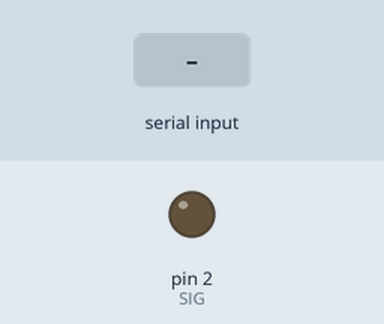
Bench run of a sketch on a simulated Arduino Uno, built with avr-gcc and run on an emulated ATmega328P. On the bench: output pins drawn as LEDs (lit = HIGH). Inputs (shaded band) come from the test bench. What the sketch prints to the serial monitor is not drawn.

Above: at 1.2 s.
1.3 s: "ON" received over Serial
At 1.9 s:
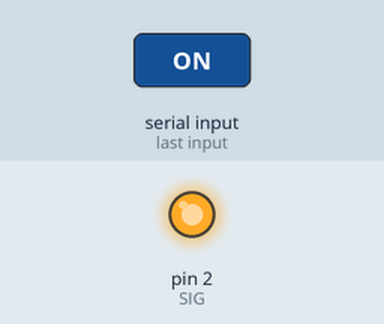
2.8 s: "OFF" received over Serial
At 3.2 s:
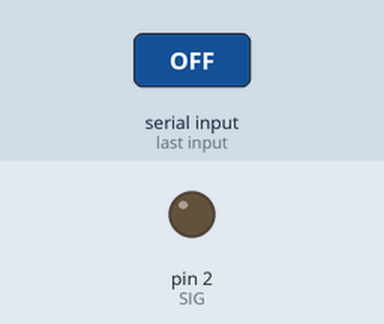
4.3 s: "On" received over Serial
At 5.4 s:
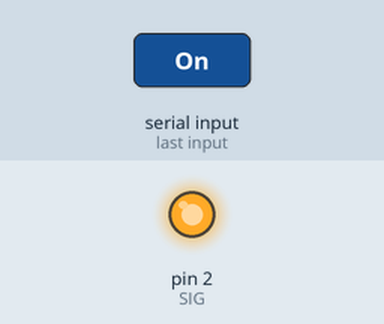
Timing chart, 0 to 7.3 s (numbered marks = the images above; inputs shaded):
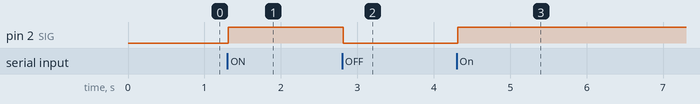

The sketch:

ngt_5v_fan.ino
```cpp
// Faya-Nugget Sample Code
// Date: 2015/01/27
// Module Name:5V DC Fan
// Module Number: #ngt-mt-fan5v-1A
// Description: Use serial monitor to turn ON/OFF of the fan.

// Wiring: Module Pin ==> Arduino Pin
//                SIG ==> D2


// define pins
#define SIG 2

void setup()
{
  //setup uart baud rate.
  Serial.begin(9600);
  pinMode(SIG, OUTPUT);
  Serial.println("Please enter ON / OFF to turn control the fan. ");
}


void loop()
{
   String onoff="";

  // send data only when you receive data:
    while (Serial.available() > 0)
    {
        // read and write the Data:
         onoff += (char) Serial.read(); //read string
         delay(5); // delay 5 ms so next char got time to be reveied

         if(onoff == "ON" || onoff == "On" || onoff == "on")
         {
         digitalWrite(SIG,HIGH);
         }

         else if(onoff == "OFF" || onoff == "Off" || onoff == "off")
         {
         digitalWrite(SIG,LOW);
         }

    }

}
```

Measured:
- after the input at 1.3 s, pin 2 (SIG): LOW → HIGH at once
- after the input at 2.8 s, pin 2 (SIG): HIGH → LOW at once
- after the input at 4.3 s, pin 2 (SIG): LOW → HIGH at once
